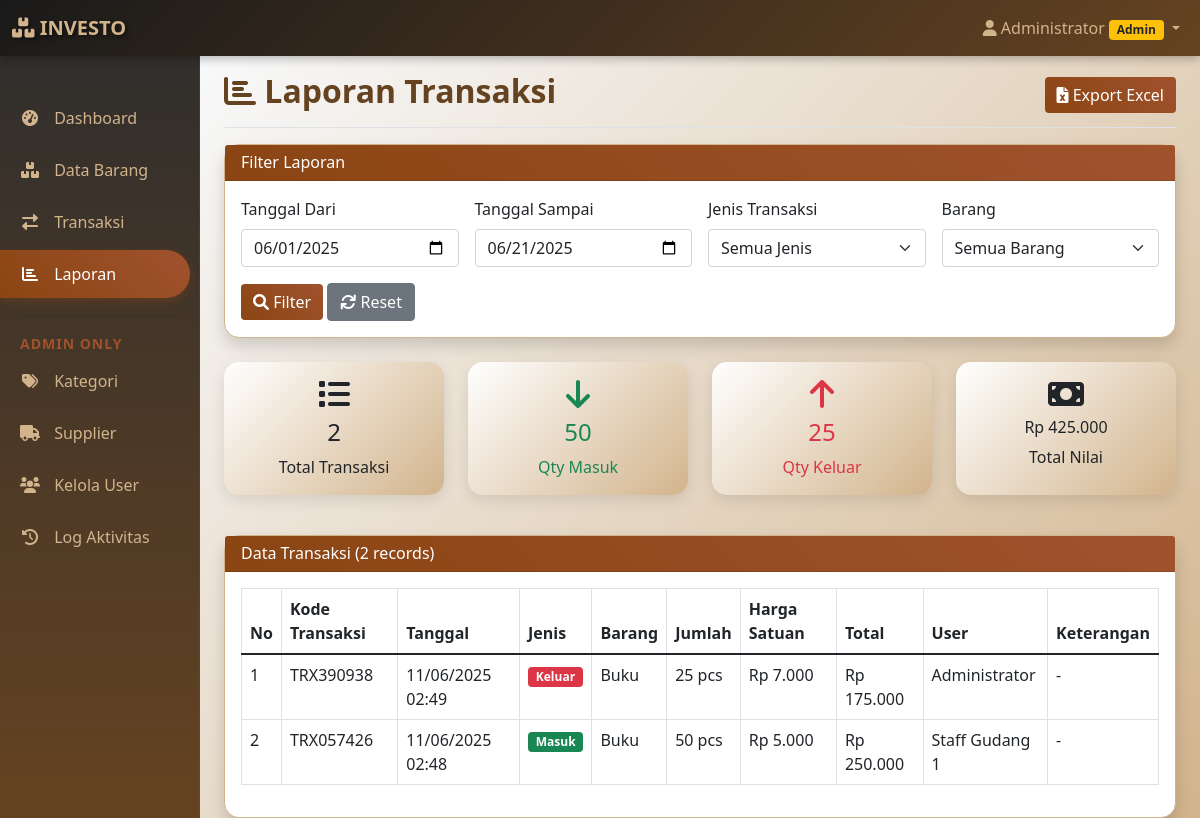
Screenshot of /laporan.php (signed in) with the database file from the repository.
### tables this page shows
CREATE TABLE `transaksi` (
  `id` int NOT NULL,
  `kode_transaksi` varchar(50) NOT NULL,
  `jenis_transaksi` enum('masuk','keluar') NOT NULL,
  `barang_id` int NOT NULL,
  `jumlah` int NOT NULL,
  `harga_satuan` decimal(15,2) DEFAULT '0.00',
  `total_harga` decimal(15,2) DEFAULT '0.00',
  `keterangan` text,
  `tanggal_transaksi` datetime DEFAULT CURRENT_TIMESTAMP,
  `user_id` int DEFAULT NULL,
  `created_at` timestamp NULL DEFAULT CURRENT_TIMESTAMP
);

CREATE TABLE `barang` (
  `id` int NOT NULL,
  `kode_barang` varchar(50) NOT NULL,
  `nama_barang` varchar(100) NOT NULL,
  `kategori_id` int DEFAULT NULL,
  `supplier_id` int DEFAULT NULL,
  `harga_beli` decimal(15,2) DEFAULT '0.00',
  `harga_jual` decimal(15,2) DEFAULT '0.00',
  `stok_minimum` int DEFAULT '0',
  `stok_saat_ini` int DEFAULT '0',
  `satuan` varchar(20) DEFAULT 'pcs',
  `deskripsi` text,
  `gambar` varchar(255) DEFAULT NULL,
  `created_at` timestamp NULL DEFAULT CURRENT_TIMESTAMP,
  `updated_at` timestamp NULL DEFAULT CURRENT_TIMESTAMP ON UPDATE CURRENT_TIMESTAMP
);

CREATE TABLE `users` (
  `id` int NOT NULL,
  `username` varchar(50) NOT NULL,
  `password` varchar(255) NOT NULL,
  `nama_lengkap` varchar(100) NOT NULL,
  `email` varchar(100) DEFAULT NULL,
  `role` enum('admin','staff') NOT NULL DEFAULT 'staff',
  `status` enum('aktif','nonaktif') NOT NULL DEFAULT 'aktif',
  `created_at` timestamp NULL DEFAULT CURRENT_TIMESTAMP,
  `updated_at` timestamp NULL DEFAULT CURRENT_TIMESTAMP ON UPDATE CURRENT_TIMESTAMP
);

### laporan.php (the view, shortened to what this page needs)
<?php
require_once 'config/database.php';
$database = new Database();
$db = $database->getConnection();
$tanggal_dari = $_GET['tanggal_dari'] ?? date('Y-m-01');
$tanggal_sampai = $_GET['tanggal_sampai'] ?? date('Y-m-d');
$where_conditions = [];
$params = [];
$where_conditions[] = "DATE(t.tanggal_transaksi) BETWEEN :tanggal_dari AND :tanggal_sampai";
$params[':tanggal_dari'] = $tanggal_dari;
$params[':tanggal_sampai'] = $tanggal_sampai;
$where_clause = implode(' AND ', $where_conditions);
$query = "SELECT t.*, b.nama_barang, b.satuan, u.nama_lengkap
          FROM transaksi t
          LEFT JOIN barang b ON t.barang_id = b.id
          LEFT JOIN users u ON t.user_id = u.id
          WHERE $where_clause
          ORDER BY t.tanggal_transaksi DESC";
$stmt = $db->prepare($query);
$stmt->execute($params);
$transaksi_list = $stmt->fetchAll(PDO::FETCH_ASSOC);
$query = "SELECT
            COUNT(*) as total_transaksi,
            SUM(CASE WHEN jenis_transaksi = 'masuk' THEN total_harga ELSE 0 END) as total_masuk,
            SUM(CASE WHEN jenis_transaksi = 'keluar' THEN total_harga ELSE 0 END) as total_keluar,
            SUM(CASE WHEN jenis_transaksi = 'masuk' THEN jumlah ELSE 0 END) as qty_masuk,
            SUM(CASE WHEN jenis_transaksi = 'keluar' THEN jumlah ELSE 0 END) as qty_keluar
          FROM transaksi t
          WHERE $where_clause";
$stmt = $db->prepare($query);
$stmt->execute($params);
$summary = $stmt->fetch(PDO::FETCH_ASSOC);
?>
<!DOCTYPE html>
<html lang="id">
<head>
    <link href="https://cdn.jsdelivr.net/npm/bootstrap@5.1.3/dist/css/bootstrap.min.css" rel="stylesheet">
    <link href="https://cdnjs.cloudflare.com/ajax/libs/font-awesome/6.0.0/css/all.min.css" rel="stylesheet">
</head>
<body>
    <?php include 'includes/navbar.php'; ?>
    <div class="container-fluid">
        <div class="row">
            <?php include 'includes/sidebar.php'; ?>
            <main class="col-md-9 ms-sm-auto col-lg-10 px-md-4">
                <div class="d-flex justify-content-between flex-wrap flex-md-nowrap align-items-center pt-3 pb-2 mb-3 border-bottom">
                    <h1 class="h2 page-title"><i class="fas fa-chart-bar"></i> Laporan Transaksi</h1>
                    <button type="button" class="btn btn-brown" onclick="exportToExcel()">
                        <i class="fas fa-file-excel"></i> Export Excel
                    </button>
                </div>
                <div class="card content-card shadow mb-4">
                    <div class="card-header" style="background: linear-gradient(45deg, var(--brown-primary), var(--brown-secondary)); color: white;">
                        <h6 class="m-0 font-weight-bold">Filter Laporan</h6>
                    </div>
                    <div class="card-body">
                        <form method="GET" class="row g-3">
                            <div class="col-md-3">
                                <label class="form-label">Tanggal Dari</label>
                                <input type="date" class="form-control" name="tanggal_dari" value="<?php echo $tanggal_dari; ?>">
                            </div>
                            <div class="col-md-3">
                                <label class="form-label">Tanggal Sampai</label>
                                <input type="date" class="form-control" name="tanggal_sampai" value="<?php echo $tanggal_sampai; ?>">
                            </div>
                            <div class="col-md-3">
                                <label class="form-label">Jenis Transaksi</label>
                                <select class="form-select" name="jenis_transaksi">
                                    <option value="">Semua Jenis</option>
                                </select>
                            </div>
                            <div class="col-md-3">
                                <label class="form-label">Barang</label>
                                <select class="form-select" name="barang_id">
                                    <option value="">Semua Barang</option>
                                </select>
                            </div>
                            <div class="col-12">
                                <button type="submit" class="btn btn-brown">
                                    <i class="fas fa-search"></i> Filter
                                </button>
                                <a href="laporan.php" class="btn btn-secondary">
                                    <i class="fas fa-refresh"></i> Reset
                                </a>
                            </div>
                        </form>
                    </div>
                </div>
                <div class="row mb-4">
                    <div class="col-lg-3 col-md-6 mb-3">
                        <div class="card summary-card h-100">
                            <div class="card-body text-center">
                                <div class="text-brown-dark">
                                    <i class="fas fa-list fa-2x mb-2"></i>
                                    <h4><?php echo $summary['total_transaksi']; ?></h4>
                                    <p class="mb-0">Total Transaksi</p>
                                </div>
                            </div>
                        </div>
                    </div>
                    <div class="col-lg-3 col-md-6 mb-3">
                        <div class="card summary-card h-100">
                            <div class="card-body text-center">
                                <div class="text-success">
                                    <i class="fas fa-arrow-down fa-2x mb-2"></i>
                                    <h4><?php echo $summary['qty_masuk']; ?></h4>
                                    <p class="mb-0">Qty Masuk</p>
                                </div>
                            </div>
                        </div>
                    </div>
                    <div class="col-lg-3 col-md-6 mb-3">
                        <div class="card summary-card h-100">
                            <div class="card-body text-center">
                                <div class="text-danger">
                                    <i class="fas fa-arrow-up fa-2x mb-2"></i>
                                    <h4><?php echo $summary['qty_keluar']; ?></h4>
                                    <p class="mb-0">Qty Keluar</p>
                                </div>
                            </div>
                        </div>
                    </div>
                    <div class="col-lg-3 col-md-6 mb-3">
                        <div class="card summary-card h-100">
                            <div class="card-body text-center">
                                <div class="text-brown-dark">
                                    <i class="fas fa-money-bill fa-2x mb-2"></i>
                                    <h6><?php echo formatRupiah($summary['total_masuk'] + $summary['total_keluar']); ?></h6>
                                    <p class="mb-0">Total Nilai</p>
                                </div>
                            </div>
                        </div>
                    </div>
                </div>
                <div class="card content-card shadow">
                    <div class="card-header" style="background: linear-gradient(45deg, var(--brown-primary), var(--brown-secondary)); color: white;">
                        <h6 class="m-0 font-weight-bold">
                            Data Transaksi (<?php echo count($transaksi_list); ?> records)
                        </h6>
                    </div>
                    <div class="card-body">
                        <div class="table-responsive">
                            <table class="table table-bordered table-hover" id="laporanTable">
                                <thead class="table-brown">
                                    <tr>
                                        <th>No</th>
                                        <th>Kode Transaksi</th>
                                        <th>Tanggal</th>
                                        <th>Jenis</th>
                                        <th>Barang</th>
                                        <th>Jumlah</th>
                                        <th>Harga Satuan</th>
                                        <th>Total</th>
                                        <th>User</th>
                                        <th>Keterangan</th>
                                    </tr>
                                </thead>
                                <tbody>
                                    <?php $no = 1; foreach ($transaksi_list as $transaksi): ?>
                                    <tr>
                                        <td><?php echo $no++; ?></td>
                                        <td><?php echo $transaksi['kode_transaksi']; ?></td>
                                        <td><?php echo formatTanggal($transaksi['tanggal_transaksi']); ?></td>
                                        <td>
                                            <?php if ($transaksi['jenis_transaksi'] == 'masuk'): ?>
                                                <span class="badge bg-success">Masuk</span>
                                            <?php else: ?>
                                                <span class="badge bg-danger">Keluar</span>
                                            <?php endif; ?>
                                        </td>
                                        <td><?php echo $transaksi['nama_barang']; ?></td>
                                        <td><?php echo $transaksi['jumlah'] . ' ' . $transaksi['satuan']; ?></td>
                                        <td><?php echo formatRupiah($transaksi['harga_satuan']); ?></td>
                                        <td><?php echo formatRupiah($transaksi['total_harga']); ?></td>
                                        <td><?php echo $transaksi['nama_lengkap']; ?></td>
                                        <td><?php echo $transaksi['keterangan'] ?: '-'; ?></td>
                                    </tr>
                                    <?php endforeach; ?>
                                </tbody>
                            </table>
                        </div>
                    </div>
                </div>
            </main>
        </div>
    </div>
</body>
</html>

### rows the page displays
transaksi: kode_transaksi "TRX390938", tanggal_transaksi "11/06/2025 02:49", jenis_transaksi "Keluar", barang.nama_barang "Buku", jumlah "25", barang.satuan "pcs", harga_satuan "Rp 7.000", total_harga "Rp 175.000", user.nama_lengkap "Administrator", keterangan "-"
transaksi: kode_transaksi "TRX057426", tanggal_transaksi "11/06/2025 02:48", jenis_transaksi "Masuk", barang.nama_barang "Buku", jumlah "50", barang.satuan "pcs", harga_satuan "Rp 5.000", total_harga "Rp 250.000", user.nama_lengkap "Staff Gudang 1", keterangan "-"

### other values shown
$_SESSION['nama_lengkap'] "Administrator"
$summary['total_transaksi'] "2"
$summary['qty_masuk'] "50"
$summary['qty_keluar'] "25"
formatRupiah($summary['total_masuk'] + $summary['total_keluar']) "Rp 425.000"
count($transaksi_list) "2"
